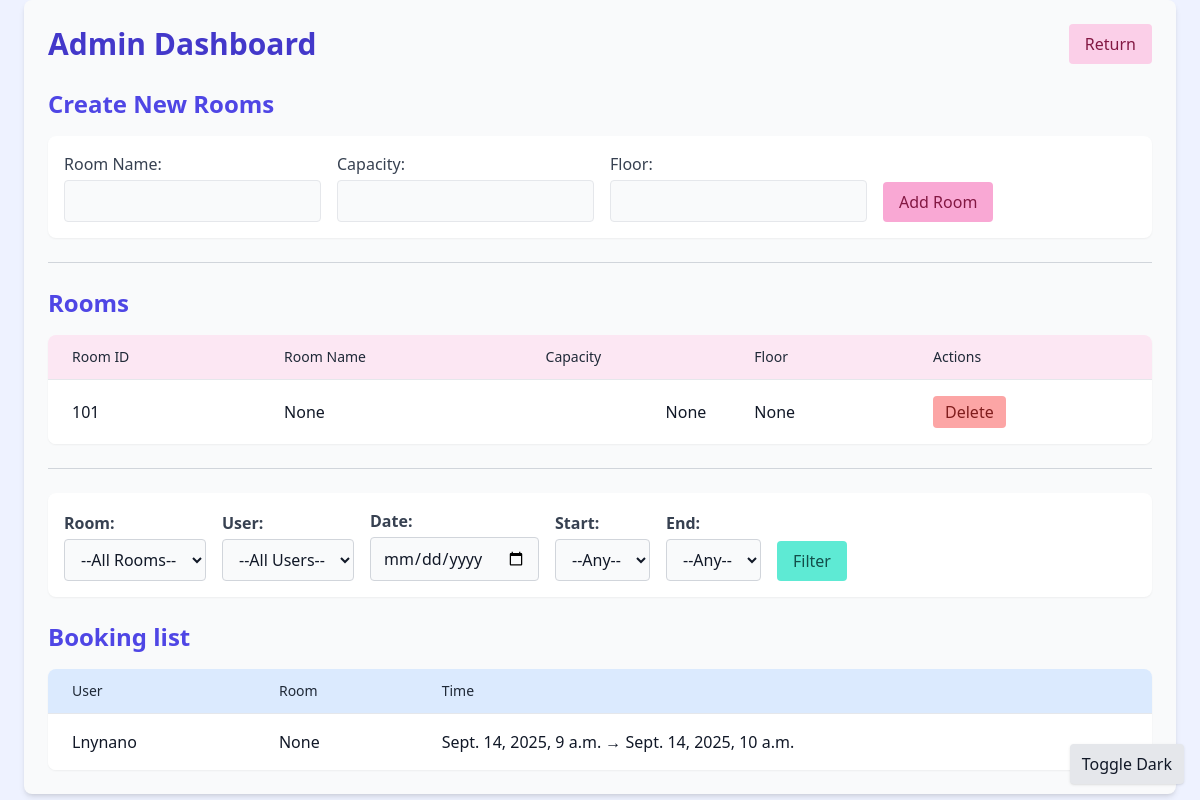
/dashboard/ (signed in), run on an earlier commit of the app's database.
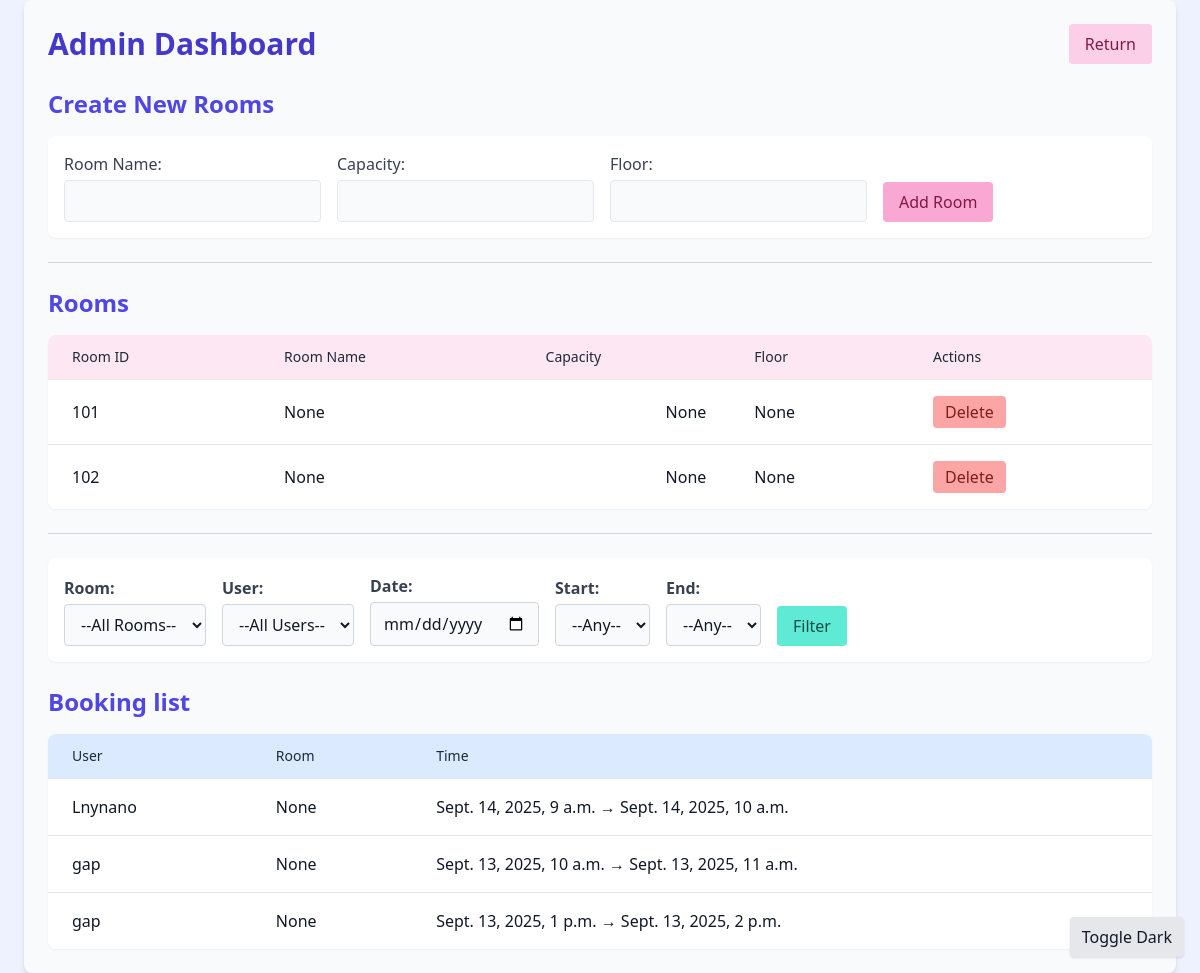
And on a later commit of the database.
### room/models.py (models this page shows, shortened)
class Room(models.Model):
    room_id = models.AutoField(primary_key=True)
    room_name = models.CharField(max_length=50, null=False)
    cap = models.IntegerField(null=True, blank=True)
    floor = models.IntegerField()
    status = models.BooleanField(default=False)

### booking/models.py (models this page shows, shortened)
class Booking(models.Model) :
    room = models.ForeignKey(Room, on_delete=models.CASCADE)
    user = models.ForeignKey(User, on_delete=models.CASCADE)
    start_time = models.DateTimeField()
    end_time = models.DateTimeField()
    created_at = models.DateTimeField(auto_now_add=True)

### accounts/views.py (the view, shortened to what this page needs)
# urls.py: path('dashboard/', views.admin_dashboard, name='dashboard'),
@user_passes_test(is_admin)
def admin_dashboard(request):
    rooms = Room.objects.all()
    bookings = Booking.objects.all().select_related("room", "user")
    users = User.objects.all()
    user_id = request.GET.get("user")
    room_id = request.GET.get("room")
    date_str = request.GET.get("date")
    start = request.GET.get("start")
    end = request.GET.get("end")
    start_hours = ["09:00", "10:00", "11:00", "12:00", "13:00"]
    end_hours = ["10:00", "11:00", "12:00", "13:00", "14:00"]
    if user_id:
        bookings = bookings.filter(user__id=user_id)
    if room_id:
        bookings = bookings.filter(room__room_id=room_id)
    if date_str:
        date_obj = parse_date(date_str)
        bookings = bookings.filter(start_time__date=date_obj)
    if start:
        start_hour = int(start.split(":")[0])
        bookings = bookings.filter(start_time__hour__gte=start_hour)
    if end:
        end_hour = int(end.split(":")[0])
        bookings = bookings.filter(end_time__hour__lte=end_hour)
    context = {
        "rooms": rooms,
        "bookings": bookings,
        "users": users,
        "request": request,
        "start_hours": start_hours,
        "end_hours": end_hours,
    }
    return render(request, "dashboard.html", context)

### accounts/views.py (called while the page is built)
def is_admin(user):
    return user.is_staff or user.is_superuser

### accounts/templates/dashboard.html (shortened to what the changed rows need)
<!DOCTYPE html>
<html lang="en">
<head>
    <script src="https://cdn.tailwindcss.com"></script>
</head>
<body class="bg-indigo-50 text-gray-900 dark:bg-gray-900 dark:text-gray-100 transition-colors duration-500">
{% block content %}
<div class="max-w-6xl mx-auto p-6 bg-gray-50 dark:bg-gray-800 rounded-lg shadow-md transition-colors duration-500">
    <div class="flex justify-between items-center mb-6">
        <h2 class="text-3xl font-bold text-indigo-700 dark:text-indigo-300">Admin Dashboard</h2>
    </div>
    {% if rooms %}
    <div class="overflow-x-auto bg-white dark:bg-gray-700 rounded-lg shadow-sm transition-colors duration-500">
        <table class="min-w-full divide-y divide-gray-200 dark:divide-gray-600">
            <thead class="bg-pink-100 dark:bg-pink-700">
                <tr>
                    <th class="px-6 py-3 text-left text-sm font-medium text-gray-800 dark:text-gray-100">Room ID</th>
                    <th class="px-6 py-3 text-left text-sm font-medium text-gray-800 dark:text-gray-100">Room Name</th>
                    <th class="px-6 py-3 text-left text-sm font-medium text-gray-800 dark:text-gray-100">Capacity</th>
                    <th class="px-6 py-3 text-left text-sm font-medium text-gray-800 dark:text-gray-100">Floor</th>
                    <th class="px-6 py-3 text-left text-sm font-medium text-gray-800 dark:text-gray-100">Actions</th>
                </tr>
            </thead>
            <tbody class="bg-white dark:bg-gray-700 divide-y divide-gray-200 dark:divide-gray-600">
                {% for room in rooms %}
                <tr class="hover:bg-pink-50 dark:hover:bg-gray-600">
                    <td class="px-6 py-4">{{ room.room_id }}</td>
                    <td class="px-6 py-4">{{ room.room_name }}</td>
                    <td class="px-6 py-4 text-right">{{ room.cap }}</td>
                    <td class="px-6 py-4">{{ room.floor }}</td>
                    <td class="px-6 py-4">
                        <form method="POST" class="inline">
                            <button type="submit" name="delete_room" class="bg-red-300 dark:bg-red-600 text-red-900 dark:text-red-100 px-3 py-1 rounded hover:bg-red-400 dark:hover:bg-red-500 transition">
                                Delete
                            </button>
                        </form>
                    </td>
                </tr>
                {% endfor %}
            </tbody>
        </table>
    </div>
    {% else %}
    <p class="text-gray-500 dark:text-gray-300">No rooms available.</p>
    {% endif %}
    {% if bookings %}
    <div class="overflow-x-auto bg-white dark:bg-gray-700 rounded-lg shadow-sm transition-colors duration-500">
        <table class="min-w-full divide-y divide-gray-200 dark:divide-gray-600">
            <thead class="bg-blue-100 dark:bg-blue-700">
                <tr>
                    <th class="px-6 py-3 text-left text-sm font-medium text-gray-800 dark:text-gray-100">User</th>
                    <th class="px-6 py-3 text-left text-sm font-medium text-gray-800 dark:text-gray-100">Room</th>
                    <th class="px-6 py-3 text-left text-sm font-medium text-gray-800 dark:text-gray-100">Time</th>
                </tr>
            </thead>
            <tbody class="bg-white dark:bg-gray-700 divide-y divide-gray-200 dark:divide-gray-600">
                {% for booking in bookings %}
                <tr class="hover:bg-blue-50 dark:hover:bg-gray-600">
                    <td class="px-6 py-4">{{ booking.user.username }}</td>
                    <td class="px-6 py-4">{{ booking.room.room_name }}</td>
                    <td class="px-6 py-4">{{ booking.start_time }} → {{ booking.end_time }}</td>
                </tr>
                {% endfor %}
            </tbody>
        </table>
    </div>
    {% else %}
    <p class="text-gray-500 dark:text-gray-300">No bookings found for this period.</p>
    {% endif %}
</div>
{% endblock %}
</body>
</html>

What changed in the data, as far as the page shows it:
added Room: room_id "102", room_name "None", cap "None", floor "None"
added Booking: user.username "gap", room.room_name "None", start_time "Sept. 13, 2025, 10 a.m.", end_time "Sept. 13, 2025, 11 a.m."
added Booking: user.username "gap", room.room_name "None", start_time "Sept. 13, 2025, 1 p.m.", end_time "Sept. 13, 2025, 2 p.m."
